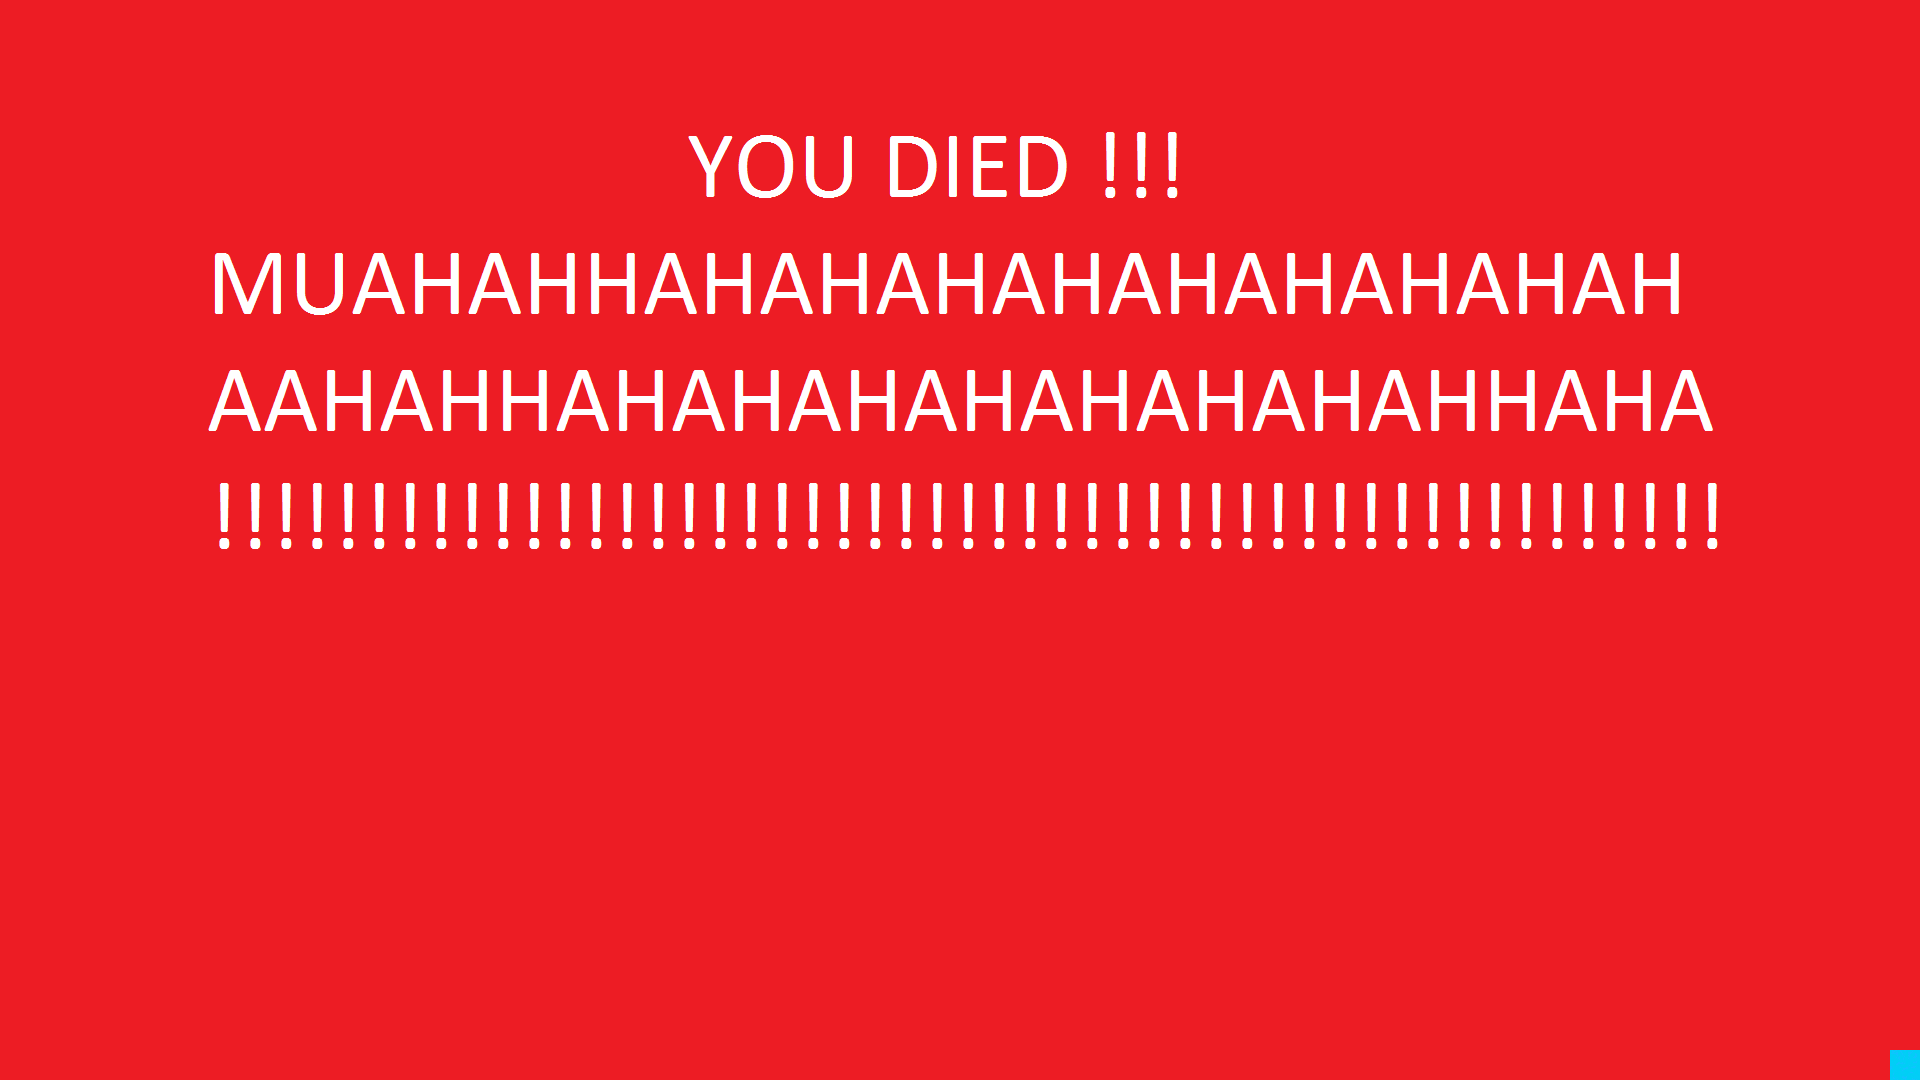

Tiled map render using the project's own tile images. Description and the map definition, with tile-layer contents summarised, below:
An orthogonal 64x36 tile map with 30x30 px tiles, 2 tile layers (Tile Layer 1, Collision), 2 tilesets.

<map version="1.0" orientation="orthogonal" width="64" height="36" tilewidth="30" tileheight="30">
 <tileset firstgid="1" name="mappi" tilewidth="30" tileheight="30">
  <image source="mappi.png" width="1920" height="1080" />
 </tileset>
 <tileset firstgid="2305" name="DIE" tilewidth="30" tileheight="30">
  <image source="DIE.png" width="1900" height="1080" />
 </tileset>
 <layer name="Tile Layer 1" width="64" height="36">
  <data>[2304 cells, 2304 non-empty, 2304 distinct tile ids]</data>
 </layer>
 <layer name="Collision" width="64" height="36">
  <data>[2304 cells, 2303 non-empty, 2205 distinct tile ids]</data>
 </layer>
</map>
